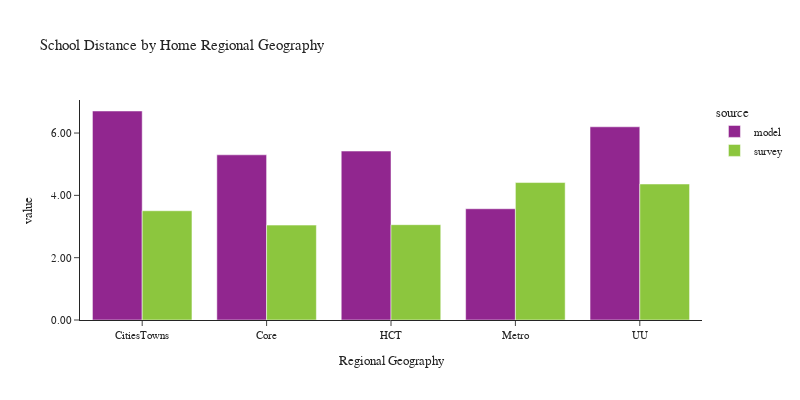

Source (notebook cell):
### Code cell
plot_school_location(df_students, 'rg_proposed_home', 'Home Regional Geography', 'Regional Geography')

### Figure 1 — Plotly figure (JSON) as saved in the notebook; plotly's stock layout.template omitted (floating-point values rounded to 4 significant figures)
{"data": [{"alignmentgroup": "True", "customdata": [[108564], [294462], [281830], [356075], [46027]], "hovertemplate": "source=model<br>rg_proposed_home=%{x}<br>value=%{y}<br>sample count=%{customdata[0]}<extra></extra>", "legendgroup": "model", "marker": {"color": "#91268F", "pattern": {"shape": ""}}, "name": "model", "offsetgroup": "model", "orientation": "v", "showlegend": true, "textposition": "auto", "type": "bar", "x": ["CitiesTowns", "Core", "HCT", "Metro", "UU"], "xaxis": "x", "y": [6.707, 5.301, 5.422, 3.57, 6.2], "yaxis": "y"}, {"alignmentgroup": "True", "customdata": [[87], [173], [206], [247], [21]], "hovertemplate": "source=survey<br>rg_proposed_home=%{x}<br>value=%{y}<br>sample count=%{customdata[0]}<extra></extra>", "legendgroup": "survey", "marker": {"color": "#8CC63E", "pattern": {"shape": ""}}, "name": "survey", "offsetgroup": "survey", "orientation": "v", "showlegend": true, "textposition": "auto", "type": "bar", "x": ["CitiesTowns", "Core", "HCT", "Metro", "UU"], "xaxis": "x", "y": [3.506, 3.045, 3.059, 4.411, 4.365], "yaxis": "y"}], "layout": {"barmode": "group", "font": {"size": 11}, "height": 400, "legend": {"title": {"text": "source"}, "tracegroupgap": 0}, "title": {"text": "School Distance by Home Regional Geography"}, "width": 800, "xaxis": {"anchor": "y", "domain": [0.0, 1.0], "title": {"text": "Regional Geography"}}, "yaxis": {"anchor": "x", "domain": [0.0, 1.0], "tickformat": ".2f", "title": {"text": "value"}}}}
